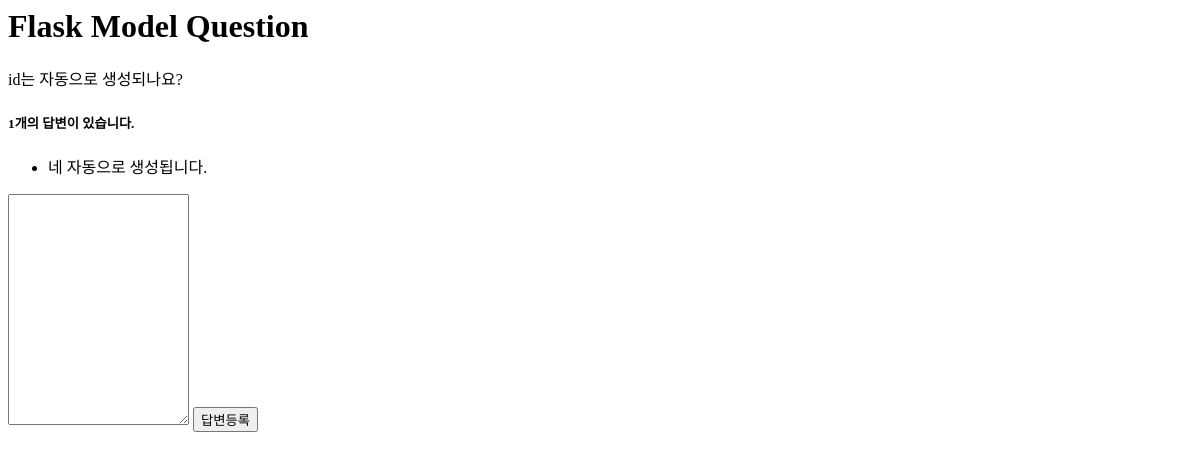
Before: /question/detail/2/ with the older database file.
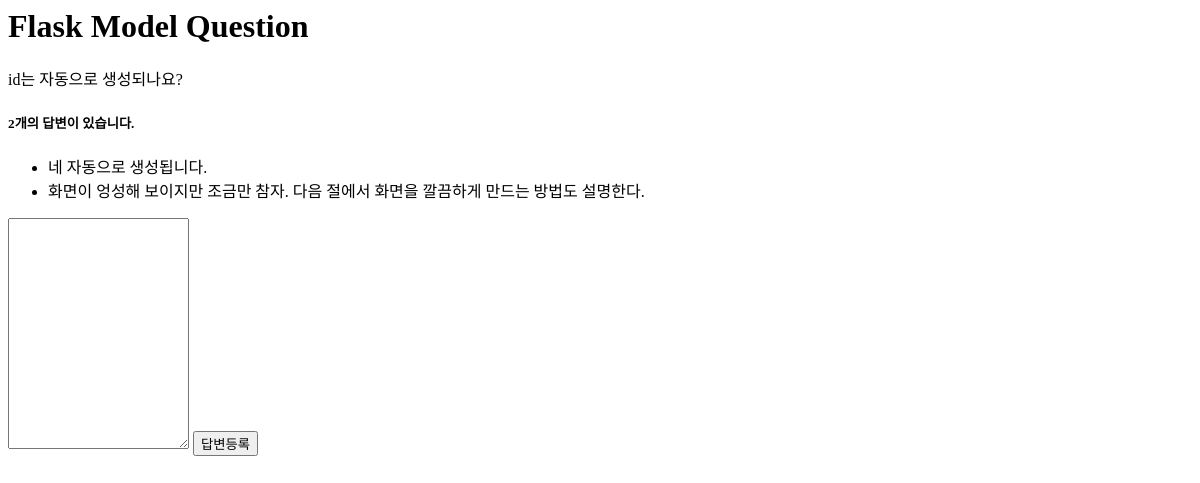
After: the same page with the newer database file.
### pybo/models.py (models this page shows)
class Question(db.Model):
    id = db.Column(db.Integer, primary_key=True)
    subject = db.Column(db.String(200), nullable=False)
    content = db.Column(db.Text(), nullable=False)
    create_date = db.Column(db.DateTime(), nullable=False)

class Answer(db.Model):
    id = db.Column(db.Integer, primary_key=True)
    question_id = db.Column(db.Integer, db.ForeignKey('question.id', ondelete='CASCADE'))
    question = db.relationship('Question', backref=db.backref('answer_set'))
    content = db.Column(db.Text(), nullable=False)
    create_date = db.Column(db.DateTime(), nullable=False)

### pybo/views/question_views.py (the view)
@bp.route('/detail/<int:question_id>/')
def detail(question_id):
    question = Question.query.get_or_404(question_id)
    return render_template('question/question_detail.html', question=question)

### pybo/templates/question/question_detail.html
<h1>{{ question.subject }}</h1>
<div>{{ question.content }}</div>
<h5>{{ question.answer_set|length }}개의 답변이 있습니다.</h5>
<div>
    <ul>
        {% for answer in question.answer_set %}
        <li>{{ answer.content }}</li>
        {% endfor %}
    </ul>
</div>
<form action="{{ url_for('answer.create', question_id=question.id) }}" method="post">
    <textarea name="content" id="content" rows="15"></textarea>
    <input type="submit" value="답변등록">
</form>

Changed rows visible on the page:
added Answer: content "화면이 엉성해 보이지만 조금만 참자. 다음 절에서 화면을 깔끔하게 만드는 방법도 설명한다."
Other visible differences:
{{ question.answer_set|length }}: "1" → "2"
